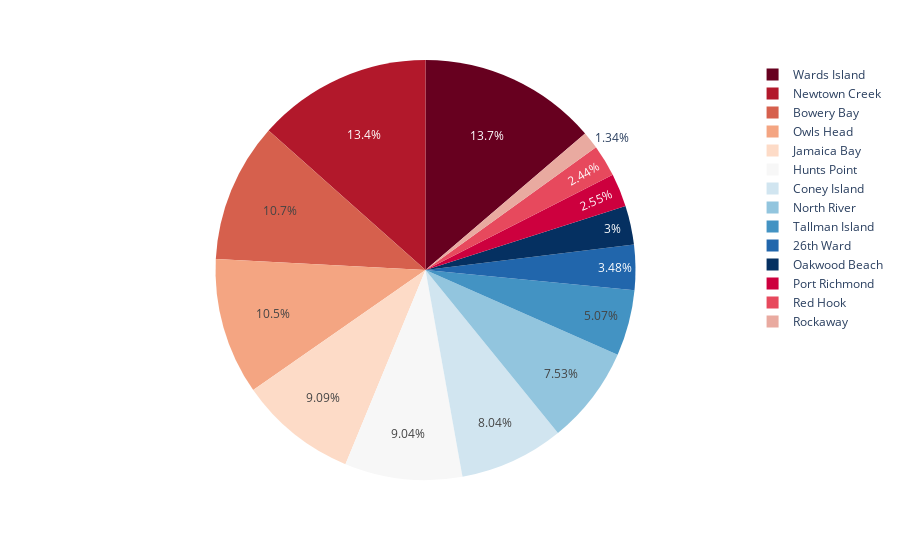

Notebook code for this chart:
### Code cell
#Pie chart of Wastewater Resource Recovery Facility and Population of sewershed.
import plotly.express as px
df = px.data.tips()
fig = px.pie(df_new, values='Population_Served', names='WRRF_Name', color_discrete_sequence=px.colors.sequential.RdBu)
fig.show()

### Figure 1 — Plotly figure (JSON) as saved in the notebook; plotly's stock layout.template omitted (floating-point values rounded to 4 significant figures; data arrays with more than 128 entries replaced by an {"elided": "..."} marker saying what was removed)
{"data": [{"domain": {"x": [0, 1], "y": [0, 1]}, "hovertemplate": "WRRF_Name=%{label}<br>Population_Served=%{value}<extra></extra>", "labels": {"elided": "2757 str values"}, "legendgroup": "", "name": "", "showlegend": true, "type": "pie", "values": {"elided": "2757 int values"}}], "layout": {"legend": {"tracegroupgap": 0}, "margin": {"t": 60}, "piecolorway": ["rgb(103,0,31)", "rgb(178,24,43)", "rgb(214,96,77)", "rgb(244,165,130)", "rgb(253,219,199)", "rgb(247,247,247)", "rgb(209,229,240)", "rgb(146,197,222)", "rgb(67,147,195)", "rgb(33,102,172)", "rgb(5,48,97)"]}}
